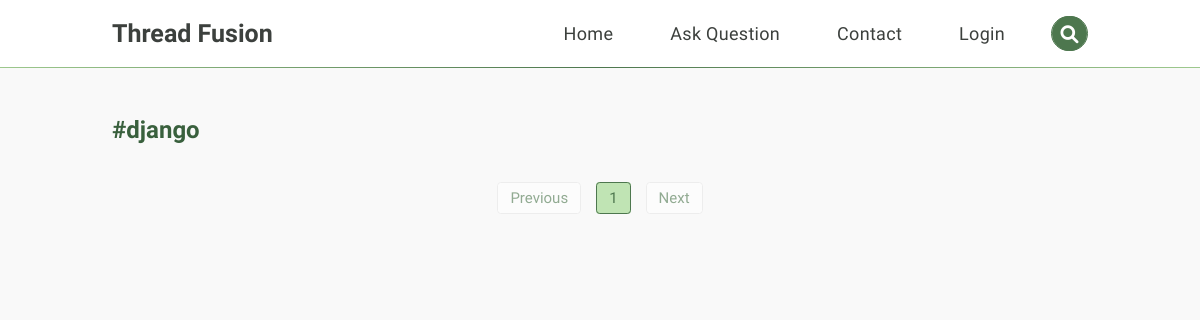
Page /tags/django on the earlier database version.
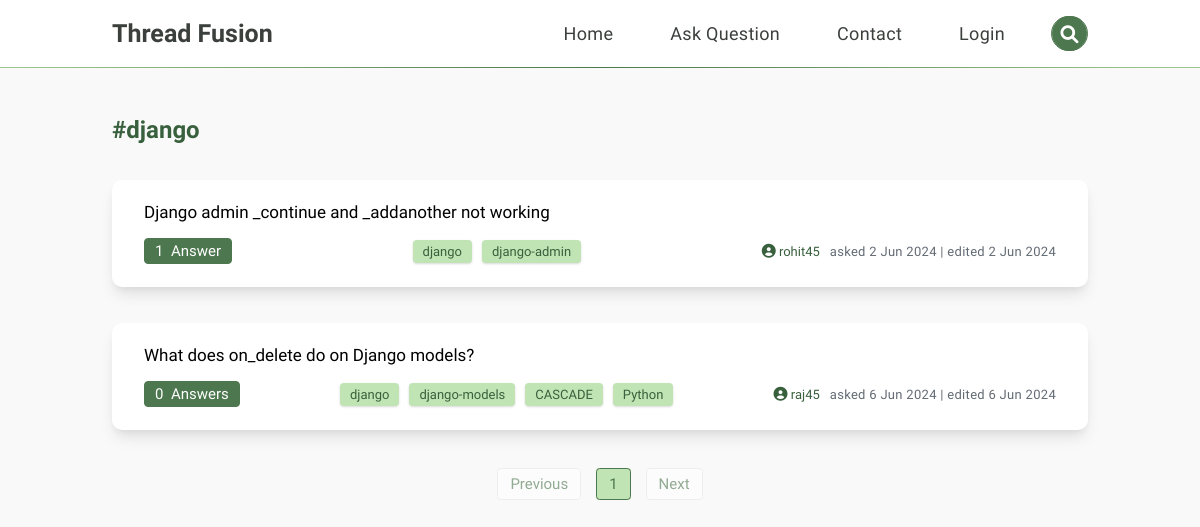
Same page on the later database version.
### threadfusion/models.py (models this page shows, shortened)
class Question(models.Model):
    title = models.CharField(max_length=140)
    description = QuillField()
    tags = models.CharField(max_length=64)
    user = models.ForeignKey(User, on_delete=models.CASCADE, related_name="user")
    created_at = models.DateTimeField(auto_now_add=True)
    updated_at = models.DateTimeField(auto_now=True)

class User(AbstractUser):
    pass

### threadfusion/views.py (the view)
# urls.py: path("tags/<str:tag>", views.tags, name="tags"),
def tags(request, tag):
    filtered_questions = Question.objects.filter(tags__icontains=tag)
    paginator = Paginator(filtered_questions, 10)
    page_number = request.GET.get('page')
    page_obj = paginator.get_page(page_number)
    questions = []
    for question in page_obj:
        tags = [t.strip() for t in question.tags.split(",")]
        all_answers = Answer.objects.filter(question=question)
        answers_count = all_answers.count()
        questions.append({
            'question': question,
            'tags': tags,
            'answers_count': answers_count,
        })
    return render(request, "threadfusion/tags.html", {
        "tag": tag,
        "filtered_questions": questions,
        "page_obj": page_obj,
    })

### threadfusion/context_processors.py (called while the page is built)
def profile_context_processor(request):
    profile = None
    if request.user.is_authenticated:
        try:
            profile = Profile.objects.get(user=request.user)
        except Profile.DoesNotExist:
            profile = None
    return {'profile_img': profile}

### threadfusion/templates/threadfusion/tags.html (shortened to what this page needs)
{% extends "threadfusion/navbar.html" %}
{% block body %}
    <div class="filtered_questions-container">
        <h2 class="module-title">#{{ tag }}</h2>
        {% for filter_question in filtered_questions %}
            <div class="filtered_questions">
                <a href="{% url 'singlequestion' id=filter_question.question.id %}" class="title">{{ filter_question.question.title }}</a>
                <div class="answers-date">
                    <h3 class="answer_count">
                        {% if filter_question.answers_count == 1 %}
                            {{ filter_question.answers_count }} &nbsp;Answer
                        {% else %}
                            {{ filter_question.answers_count }} &nbsp;Answers
                        {% endif %}
                    </h3>
                    <ul class="tags">
                        {% for tag in filter_question.tags %}
                            <li><a href="{% url 'tags' tag=tag %}">{{ tag }}</a></li>
                        {% endfor %}
                    </ul>
                    <div class="question-by">
                        <a href="{% url 'userprofile' filter_question.question.user.id %}" class="user-name"><i class='fa fa-user-circle' style="font-size: 14px"></i> {{ filter_question.question.user }}</a>
                        <p class="date-posted">asked {{ filter_question.question.created_at | date:"j M Y" }} | edited {{ filter_question.question.updated_at | date:"j M Y" }}</p>
                    </div>
                </div>
            </div>
        {% endfor %}
        <div class="pagination">
            <ul class="pages">
                {% if page_obj.has_previous %}
                    <li><a href="?page={{ page_obj.previous_page_number }}">Previous</a></li>
                {% else %}
                    <li><span class="disabled">Previous</span></li>
                {% endif %}
                {% for num in page_obj.paginator.page_range %}
                    {% if page_obj.number == num %}
                        <li><span class="active">{{ num }}</span></li>
                    {% else %}
                        <li><a href="?page={{ num }}">{{ num }}</a></li>
                    {% endif %}
                {% endfor %}
                {% if page_obj.has_next %}
                    <li><a href="?page={{ page_obj.next_page_number }}">Next</a></li>
                {% else %}
                    <li><span class="disabled">Next</span></li>
                {% endif %}
            </ul>
        </div>
    </div>
{% endblock %}

Differences in the rows shown:
added Question: question "Django admin _continue and _addanother not working", answers_count "1", tags "django" "django-admin", question.user "rohit45", question.created_at "2 Jun 2024", question.updated_at "2 Jun 2024"
added Question: question "What does on_delete do on Django models?", answers_count "0", tags "django" "django-models" "CASCADE" "Python", question.user "raj45", question.created_at "6 Jun 2024", question.updated_at "6 Jun 2024"
